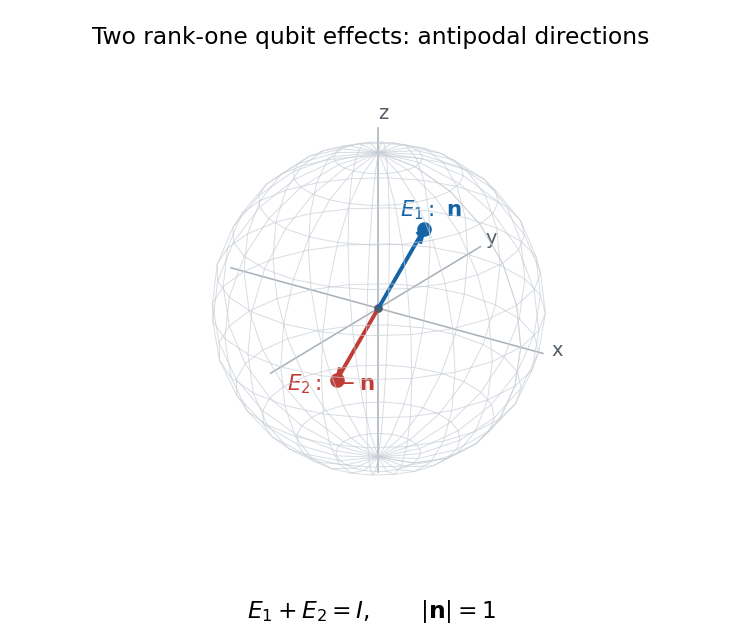

Python code for this plot:
"""Antipodal Bloch vectors, tested with Python 3.14 and root-pinned dependencies.

Write paper-58-bloch-povm.png to the caller's current working directory.
Matplotlib uses the caller's MPLCONFIGDIR without overriding it.
"""
from pathlib import Path

import matplotlib
matplotlib.use('Agg')
import matplotlib.pyplot as plt
import numpy as np


def main():
    fig = plt.figure(figsize=(5.3, 4.6), dpi=140, facecolor='white')
    ax = fig.add_subplot(111, projection='3d', facecolor='white')
    u, v = np.meshgrid(np.linspace(0, 2*np.pi, 25), np.linspace(0, np.pi, 13))
    ax.plot_wireframe(np.cos(u)*np.sin(v), np.sin(u)*np.sin(v), np.cos(v),
                      color='#c7ced6', linewidth=.5, alpha=.7)
    for k, name in enumerate(['x', 'y', 'z']):
        direction = np.eye(3)[k]
        ax.plot(*np.vstack([-1.1*direction, 1.15*direction]).T,
                color='#a8b0b8', linewidth=.8)
        ax.text(*(1.21*direction), name, color='#555e66', fontsize=10)
    n = np.array([.55, -.35, np.sqrt(1-.55**2-.35**2)])
    for sign, color, label in [(1, '#1565a6', r'$E_1:\ \mathbf{n}$'),
                                (-1, '#bf3d35', r'$E_2:\ -\mathbf{n}$')]:
        endpoint = sign*n
        ax.quiver(0, 0, 0, *endpoint, color=color, linewidth=2,
                  arrow_length_ratio=.12)
        ax.scatter(*endpoint, color=color, s=42, depthshade=False)
        ax.text(*(1.15*endpoint), label, color=color, fontsize=11,
                horizontalalignment='center')
    ax.scatter(0, 0, 0, color='#545b63', s=12)
    ax.set(xlim=(-1.35, 1.35), ylim=(-1.35, 1.35), zlim=(-1.35, 1.35))
    ax.set_box_aspect((1, 1, 1), zoom=1.4)
    ax.view_init(elev=24, azim=-56)
    ax.set_axis_off()
    fig.suptitle('Two rank-one qubit effects: antipodal directions', fontsize=12, y=.96)
    fig.text(.5, .04, r'$E_1+E_2=I,\qquad |\mathbf{n}|=1$', ha='center', fontsize=12)
    fig.subplots_adjust(left=0, right=1, bottom=.09, top=.93)
    fig.savefig(Path.cwd()/'paper-58-bloch-povm.png', facecolor='white',
                transparent=False, dpi=140)
    plt.close(fig)


if __name__ == '__main__':
    main()
